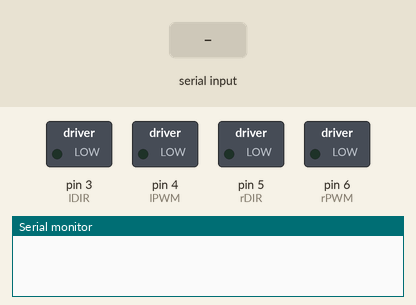
This sketch was run on a simulated Arduino Uno, built with avr-gcc and run on an emulated ATmega328P. On the bench: switched loads named in the sketch (green lamp = pin HIGH), the last lines printed to the serial monitor. Inputs (shaded band) come from the test bench.

Above: at 1.2 s.
1.3 s: "ileri" received over the second serial link
At 2.4 s:
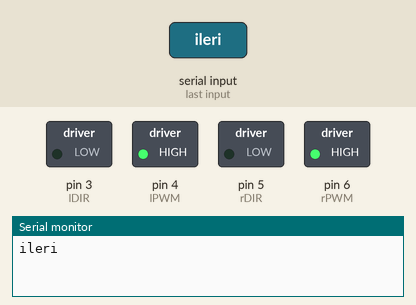
2.8 s: "geri" received over the second serial link
At 3.4 s:
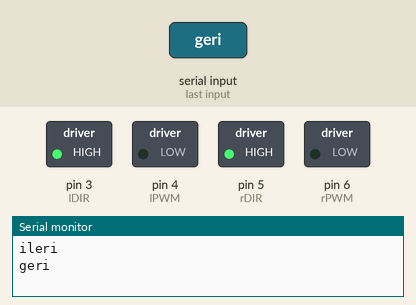
4.3 s: "sol" received over the second serial link
At 5.5 s:
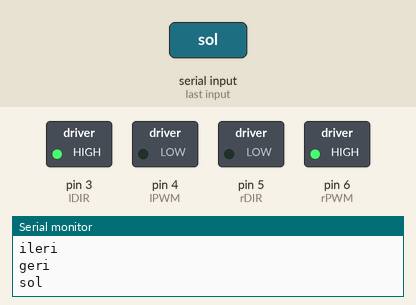
5.8 s: "sag" received over the second serial link
At 6.8 s:
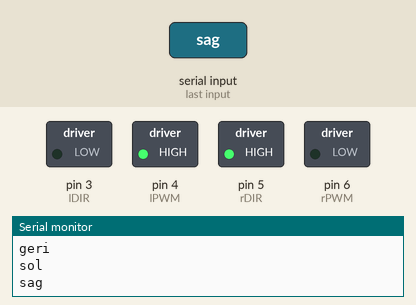
7.3 s: "sagasagi" received over the second serial link
At 8.5 s:
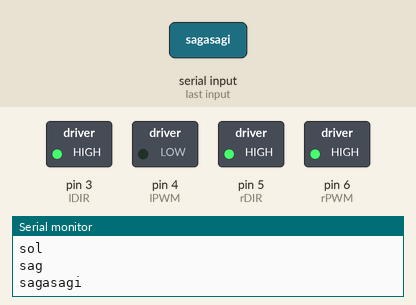
8.8 s: "solasagi" received over the second serial link
At 9.7 s:
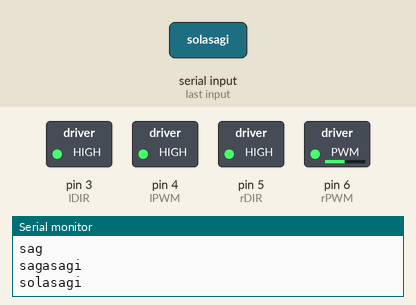
Timing chart, 0 to 11.3 s (numbered marks = the images above; inputs shaded):
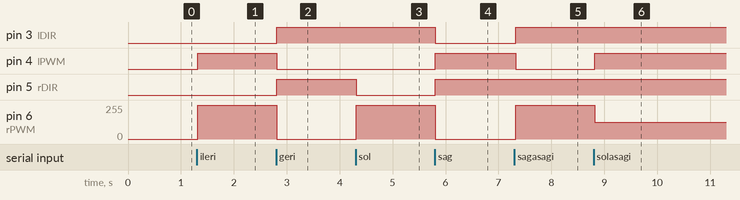

Measured:
- after the input at 1.3 s, pin 4 (lPWM): LOW → HIGH at once; pin 6 (rPWM): 0/255 → 255/255 at once
- after the input at 2.8 s, pin 3 (lDIR), pin 5 (rDIR): LOW → HIGH at once; pin 4 (lPWM): HIGH → LOW at once; pin 6 (rPWM): 255/255 → 0/255 at once
- after the input at 4.3 s, pin 5 (rDIR): HIGH → LOW at once; pin 6 (rPWM): 0/255 → 255/255 at once
- after the input at 5.8 s, pin 3 (lDIR): HIGH → LOW at once; pin 4 (lPWM), pin 5 (rDIR): LOW → HIGH at once; pin 6 (rPWM): 255/255 → 0/255 at once
- after the input at 7.3 s, pin 3 (lDIR): LOW → HIGH at once; pin 4 (lPWM): HIGH → LOW at once; pin 6 (rPWM): 0/255 → 255/255 at once
- after the input at 8.8 s, pin 4 (lPWM): LOW → HIGH at once; pin 6 (rPWM): 255/255 → 125/255 at once

The sketch:

Ceptelefonu_araba_kontrol_sonnnn.ino
```cpp
#include <SoftwareSerial.h>
SoftwareSerial BT(7, 8);
//3 - 4 SOL - -- 5 - 6 SAĞ

int lDIR = 3; //in1 motor sürücünün pini arduino dijital 3 e girecek
int lPWM = 4; //in2 motor sürücünün pini arduino dijital 4 e girecek
int rDIR = 5; //in3 motor sürücünün pini arduino dijital 5 e girecek
int rPWM = 6; //in4 motor sürücünün pini arduino dijital 6 e girecek
String readString;

void setup()
{

  Serial.begin(9600);
  pinMode(lDIR,OUTPUT);
  pinMode(lPWM,OUTPUT);
  pinMode(rDIR,OUTPUT);
  pinMode(rPWM,OUTPUT);

  BT.begin(9600);

}

void loop()
{
  basa:
    while (BT.available())
    {
      delay(3);
      char c = BT.read();
      readString += c;
    }

    if (readString.length() >0)
    {
      Serial.println(readString);


      if (readString == "dur")
      {
          analogWrite(lPWM,0);
          analogWrite(rPWM,0);
          digitalWrite(lDIR,LOW);
          digitalWrite(rDIR,LOW);
      }


        if (readString == "ileri")
        {
          analogWrite(lPWM,255);
          analogWrite(rPWM,255);
          digitalWrite(lDIR,LOW);
          digitalWrite(rDIR,LOW);
        }
        else if (readString == "geri")
        {
          digitalWrite(lDIR,HIGH);
          digitalWrite(rDIR,HIGH);
          analogWrite(lPWM,0);
          analogWrite(rPWM,0);
        }
        else if (readString == "sol")
        {
            digitalWrite(4,LOW);
          digitalWrite(3,HIGH);
          digitalWrite(6,HIGH);
          digitalWrite(5,LOW);
        }

        else if (readString == "sag")
        {
          digitalWrite(3,LOW);
          digitalWrite(4,HIGH);
          digitalWrite(5,HIGH);
          digitalWrite(6,LOW);
          //analogWrite(lPWM,255);
          //analogWrite(rPWM,255);
        }
        else if (readString == "dur")
        {
          digitalWrite(lDIR,LOW);
          digitalWrite(rDIR,LOW);
          analogWrite(lPWM,0);
          analogWrite(rPWM,0);
        }
        else if (readString == "sagasagi")
        {

          analogWrite(lPWM,125);
          analogWrite(rPWM,255);
          digitalWrite(lDIR,HIGH);
          digitalWrite(rDIR,HIGH);
        }
        else if (readString == "solasagi")
        {
          analogWrite(lPWM,255);
          analogWrite(rPWM,125);
          digitalWrite(lDIR,HIGH);
          digitalWrite(rDIR,HIGH);
        }
        else if (readString == "sagyukari")
        {
          analogWrite(lPWM,255);
          analogWrite(rPWM,125);
          digitalWrite(lDIR,LOW);
          digitalWrite(rDIR,LOW);
        }
        else if (readString == "solyukari")
        {
          analogWrite(lPWM,45);
          analogWrite(rPWM,255);
          digitalWrite(lDIR,LOW);
          digitalWrite(rDIR,LOW);
        }

    readString="";
    }
  }
```
